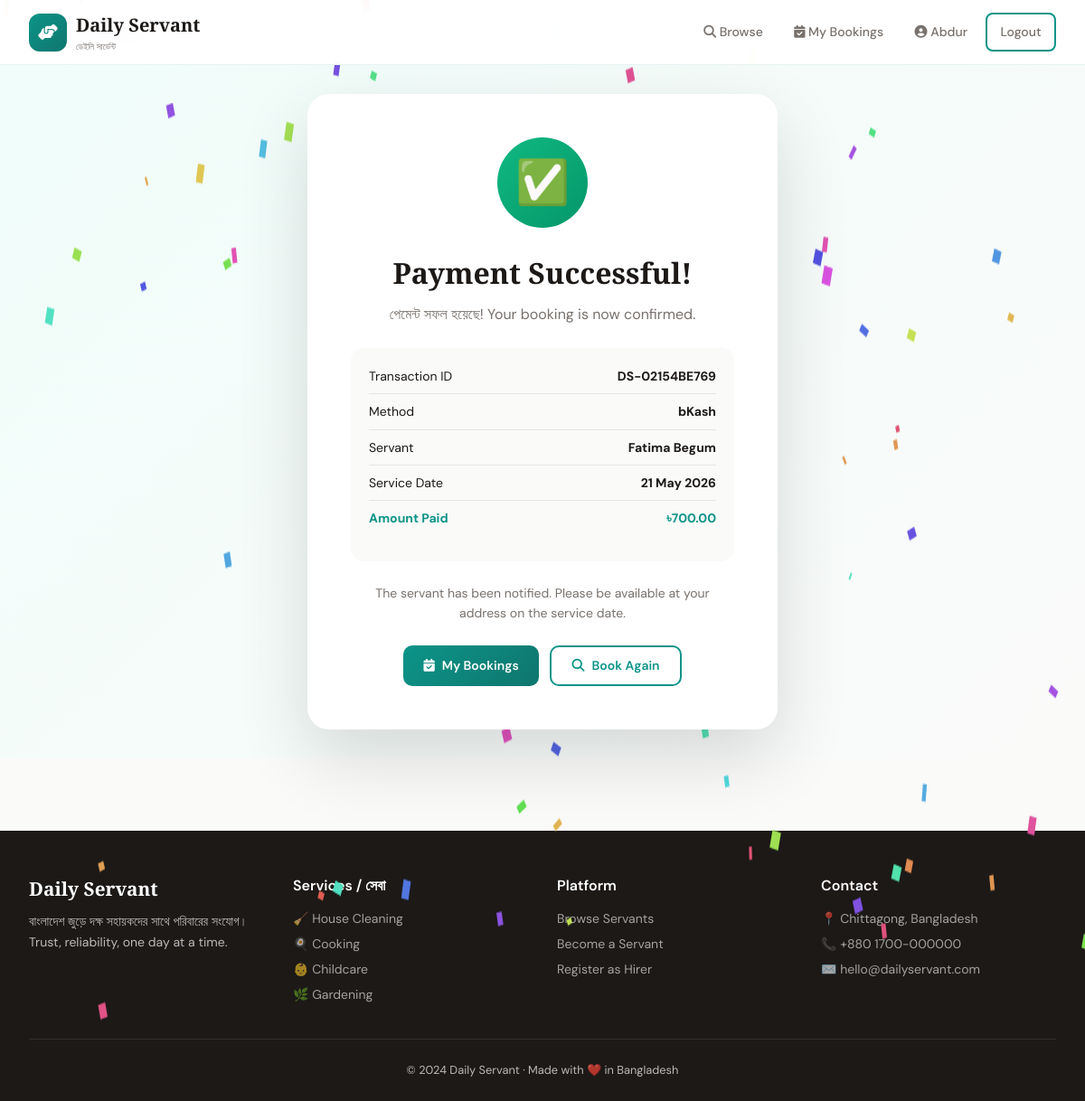
The page /payments/3/success/ (signed in) on the database its author committed.
### accounts/models.py (models this page shows, shortened)
class User(AbstractUser):
    ROLE_CHOICES = [
        ('hirer', 'Hirer'),
        ('servant', 'Servant'),
        ('admin', 'Admin'),
    ]
    role = models.CharField(max_length=10, choices=ROLE_CHOICES, default='hirer')
    phone = models.CharField(max_length=15, blank=True)
    address = models.TextField(blank=True)
    profile_picture = models.ImageField(upload_to='profiles/', blank=True, null=True)
    bio = models.TextField(blank=True)
    is_verified = models.BooleanField(default=False)
    created_at = models.DateTimeField(auto_now_add=True)

### payments/models.py (models this page shows, shortened)
class Payment(models.Model):
    METHOD_CHOICES = [
        ('bkash', 'bKash'),
        ('nagad', 'Nagad'),
        ('rocket', 'Rocket'),
        ('card', 'Credit/Debit Card'),
        ('cash', 'Cash on Service'),
    ]
    STATUS_CHOICES = [
        ('pending', 'Pending'),
        ('processing', 'Processing'),
        ('completed', 'Completed'),
        ('failed', 'Failed'),
        ('refunded', 'Refunded'),
    ]
    booking = models.OneToOneField(Booking, on_delete=models.CASCADE, related_name='payment')
    amount = models.DecimalField(max_digits=10, decimal_places=2)
    method = models.CharField(max_length=10, choices=METHOD_CHOICES)
    status = models.CharField(max_length=15, choices=STATUS_CHOICES, default='pending')
    transaction_id = models.CharField(max_length=100, blank=True, unique=True, null=True)
    phone_number = models.CharField(max_length=15, blank=True)
    paid_at = models.DateTimeField(null=True, blank=True)
    created_at = models.DateTimeField(auto_now_add=True)

### bookings/models.py (models this page shows, shortened)
class Booking(models.Model):
    STATUS_CHOICES = [
        ('pending', 'Pending'),
        ('confirmed', 'Confirmed'),
        ('in_progress', 'In Progress'),
        ('completed', 'Completed'),
        ('cancelled', 'Cancelled'),
        ('rejected', 'Rejected'),
    ]
    hirer = models.ForeignKey(User, on_delete=models.CASCADE, related_name='bookings_as_hirer')
    servant = models.ForeignKey(ServantProfile, on_delete=models.CASCADE, related_name='bookings')
    service_date = models.DateField()
    service_address = models.TextField()
    special_instructions = models.TextField(blank=True)
    status = models.CharField(max_length=15, choices=STATUS_CHOICES, default='pending')
    total_amount = models.DecimalField(max_digits=10, decimal_places=2)
    created_at = models.DateTimeField(auto_now_add=True)
    updated_at = models.DateTimeField(auto_now=True)
    cancelled_reason = models.TextField(blank=True)
    class Meta:
        ordering = ['-created_at']

### servants/models.py (models this page shows, shortened)
class ServantProfile(models.Model):
    AVAILABILITY_CHOICES = [
        ('available', 'Available'),
        ('busy', 'Busy'),
        ('off', 'Off Duty'),
    ]
    user = models.OneToOneField(User, on_delete=models.CASCADE, related_name='servant_profile')
    categories = models.ManyToManyField(ServiceCategory, related_name='servants')
    daily_rate = models.DecimalField(max_digits=8, decimal_places=2, default=500.00)
    experience_years = models.PositiveIntegerField(default=0)
    availability_status = models.CharField(max_length=15, choices=AVAILABILITY_CHOICES, default='available')
    rating = models.DecimalField(max_digits=3, decimal_places=2, default=0.00,
                                  validators=[MinValueValidator(0), MaxValueValidator(5)])
    total_reviews = models.PositiveIntegerField(default=0)
    total_jobs = models.PositiveIntegerField(default=0)
    skills = models.TextField(blank=True, help_text='Comma-separated skills')
    location = models.CharField(max_length=200, blank=True)
    nid_number = models.CharField(max_length=20, blank=True)
    is_approved = models.BooleanField(default=False)
    created_at = models.DateTimeField(auto_now_add=True)

### payments/views.py (the view)
# urls.py: path('<int:booking_id>/success/', views.payment_success, name='payment_success'),
@login_required
def payment_success(request, booking_id):
    booking = get_object_or_404(Booking, id=booking_id, hirer=request.user)
    payment = getattr(booking, 'payment', None)
    return render(request, 'payments/success.html', {'booking': booking, 'payment': payment})

### templates/payments/success.html (shortened to what this page needs)
{% extends 'base.html' %}
{% block content %}
<div class="success-wrapper">
    <div class="success-card" style="position:relative;z-index:1">
        <div class="success-icon">✅</div>
        <h1 style="font-family:'Playfair Display',serif;font-size:2rem;margin-bottom:.5rem">Payment Successful!</h1>
        <p style="color:var(--muted);margin-bottom:1rem">পেমেন্ট সফল হয়েছে! Your booking is now confirmed.</p>
        {% if payment %}
        <div class="tx-box">
            <div class="tx-row"><span>Transaction ID</span><strong>{{ payment.transaction_id }}</strong></div>
            <div class="tx-row"><span>Method</span><strong>{{ payment.get_method_display }}</strong></div>
            <div class="tx-row"><span>Servant</span><strong>{{ booking.servant.user.get_full_name }}</strong></div>
            <div class="tx-row"><span>Service Date</span><strong>{{ booking.service_date|date:"d M Y" }}</strong></div>
            <div class="tx-row"><span>Amount Paid</span><strong>৳{{ payment.amount }}</strong></div>
        </div>
        {% endif %}
        <p style="font-size:.875rem;color:var(--muted);margin-bottom:1.5rem">
            The servant has been notified. Please be available at your address on the service date.
        </p>
        <div style="display:flex;gap:.75rem;justify-content:center;flex-wrap:wrap">
            <a href="/bookings/hirer-dashboard/" class="btn btn-primary"><i class="fas fa-calendar-check"></i> My Bookings</a>
            <a href="/servants/" class="btn btn-outline"><i class="fas fa-search"></i> Book Again</a>
        </div>
    </div>
</div>
{% endblock %}

### templates/base.html (shortened to what this page needs)
<!DOCTYPE html>
<html lang="en">
<head>
    <link rel="stylesheet" href="https://cdnjs.cloudflare.com/ajax/libs/font-awesome/6.5.0/css/all.min.css">
</head>
<body>
<nav id="navbar">
    <a href="/" class="nav-brand">
        <div class="logo-icon"><i class="fas fa-hands-helping"></i></div>
        <div>
            <div class="brand-text">Daily Servant</div>
            <div class="brand-sub">ডেইলি সার্ভেন্ট</div>
        </div>
    </a>
    <div class="nav-links">
        <a href="/servants/" class="hide-mobile"><i class="fas fa-search"></i> Browse</a>
        {% if user.is_authenticated %}
            {% if user.role == 'hirer' %}
                <a href="/bookings/hirer-dashboard/"><i class="fas fa-calendar-check"></i> <span class="hide-mobile">My Bookings</span></a>
            {% elif user.role == 'servant' %}
                <a href="/servants/dashboard/"><i class="fas fa-tachometer-alt"></i> <span class="hide-mobile">Dashboard</span></a>
            {% endif %}
            <a href="/accounts/profile/"><i class="fas fa-user-circle"></i> <span class="hide-mobile">{{ user.first_name }}</span></a>
            <a href="/accounts/logout/" class="btn btn-outline btn-sm">Logout</a>
        {% else %}
            <a href="/accounts/login/" class="hide-mobile">Login</a>
            <a href="/accounts/register/" class="btn btn-primary btn-sm">Get Started</a>
        {% endif %}
    </div>
</nav>
<main>{% block content %}{% endblock %}</main>
<footer>
    <div class="footer-grid">
        <div class="footer-brand">
            <div class="brand-text-f">Daily Servant</div>
            <p>বাংলাদেশ জুড়ে দক্ষ সহায়কদের সাথে পরিবারের সংযোগ।<br>Trust, reliability, one day at a time.</p>
        </div>
        <div class="footer-col">
            <h4>Services / সেবা</h4>
            <a href="#">🧹 House Cleaning</a>
            <a href="#">🍳 Cooking</a>
            <a href="#">👶 Childcare</a>
            <a href="#">🌿 Gardening</a>
        </div>
        <div class="footer-col">
            <h4>Platform</h4>
            <a href="/servants/">Browse Servants</a>
            <a href="/accounts/register/">Become a Servant</a>
            <a href="/accounts/register/">Register as Hirer</a>
        </div>
        <div class="footer-col">
            <h4>Contact</h4>
            <a href="#">📍 Chittagong, Bangladesh</a>
            <a href="#">📞 +880 1700-000000</a>
            <a href="#">✉️ hello@dailyservant.com</a>
        </div>
    </div>
    <div class="footer-bottom">© 2024 Daily Servant · Made with ❤️ in Bangladesh</div>
</footer>
</body>
</html>

### templates/base.html (style rules this page uses)
:root { --emerald: #0d9488; --emerald-dark: #0f766e; --emerald-light: #5eead4; --gold: #f59e0b; --charcoal: #1c1917; --slate: #292524; --muted: #78716c; --cream: #fafaf9; --border: #e7e5e4; --shadow: 0 20px 60px rgba(0,0,0,0.08); --shadow-lg: 0 30px 80px rgba(0,0,0,0.14); }
*,*::before,*::after { box-sizing:border-box;margin:0;padding:0 }
html { scroll-behavior:smooth }
body { font-family:'DM Sans',sans-serif;background:var(--cream);color:var(--charcoal);line-height:1.6;overflow-x:hidden }
nav { position:fixed;top:0;left:0;right:0;z-index:1000;background:rgba(255,255,255,0.94);backdrop-filter:blur(20px);border-bottom:1px solid rgba(13,148,136,0.1);padding:0 2rem;height:72px;display:flex;align-items:center;justify-content:space-between;transition:all .3s }
.nav-brand { display:flex;align-items:center;gap:10px;text-decoration:none }
.logo-icon { width:42px;height:42px;background:linear-gradient(135deg,var(--emerald),var(--emerald-dark));border-radius:12px;display:flex;align-items:center;justify-content:center;color:white;font-size:1.1rem;flex-shrink:0 }
.brand-text { font-family:'Playfair Display',serif;font-weight:700;font-size:1.25rem;color:var(--charcoal) }
.brand-sub { font-size:.62rem;color:var(--muted) }
.nav-links { display:flex;align-items:center;gap:.35rem }
.nav-links a { text-decoration:none;color:var(--muted);padding:.5rem .9rem;border-radius:8px;font-size:.875rem;font-weight:500;transition:all .2s }
.btn { display:inline-flex;align-items:center;gap:8px;padding:.6rem 1.4rem;border-radius:10px;font-weight:600;font-size:.875rem;text-decoration:none;border:none;cursor:pointer;transition:all .25s;font-family:'DM Sans',sans-serif }
.btn-sm { padding:.4rem 1rem;font-size:.8rem }
.btn-primary { background:linear-gradient(135deg,var(--emerald),var(--emerald-dark));color:white }
.btn-outline { background:transparent;color:var(--emerald);border:2px solid var(--emerald) }
main { padding-top:72px;min-height:100vh }
footer { background:var(--charcoal);color:rgba(255,255,255,.7);padding:3rem 2rem 1.5rem;margin-top:5rem }
.footer-grid { display:grid;grid-template-columns:repeat(auto-fit,minmax(180px,1fr));gap:2rem;max-width:1200px;margin:0 auto 2rem }
.footer-brand .brand-text-f { font-family:'Playfair Display',serif;color:white;font-size:1.3rem;font-weight:700 }
.footer-brand p { font-size:.875rem;margin-top:.5rem }
.footer-col h4 { color:white;font-weight:600;margin-bottom:.75rem }
.footer-col a { display:block;color:rgba(255,255,255,.6);text-decoration:none;font-size:.875rem;margin-bottom:.35rem;transition:color .2s }
.footer-bottom { text-align:center;padding-top:1.5rem;border-top:1px solid rgba(255,255,255,.1);font-size:.8rem }

### templates/payments/success.html (style rules this page uses)
.success-wrapper { min-height:calc(100vh - 72px);display:flex;align-items:center;justify-content:center;padding:2rem;background:linear-gradient(135deg,#f0fdfa,var(--cream)) }
.success-card { background:white;border-radius:24px;box-shadow:var(--shadow-lg);padding:3rem;max-width:520px;width:100%;text-align:center }
.success-icon { width:100px;height:100px;background:linear-gradient(135deg,#10b981,#059669);border-radius:50%;display:flex;align-items:center;justify-content:center;font-size:3rem;margin:0 auto 1.5rem;animation:pop .5s cubic-bezier(.175,.885,.32,1.275) }
.tx-box { background:var(--cream);border-radius:14px;padding:1.25rem;margin:1.5rem 0;text-align:left }
.tx-row { display:flex;justify-content:space-between;font-size:.875rem;margin-bottom:.5rem;padding-bottom:.5rem;border-bottom:1px solid var(--border) }
.tx-row:last-child { border-bottom:none;font-weight:700;color:var(--emerald) }

### rows shown on the page
User: first_name "Abdur"
Payment: transaction_id "DS-02154BE769", method "bKash", amount "700.00"
Booking: servant.user.get_full_name "Fatima Begum", service_date "21 May 2026"
